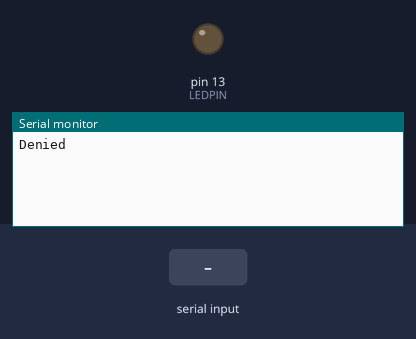
A sketch run on a simulated Arduino Uno, built with avr-gcc and run on an emulated ATmega328P. Shown: output pins drawn as LEDs (lit = HIGH), the last lines printed to the serial monitor. The inputs (shaded band) are chosen by the test bench.

Above: at 1.2 s.
1.3 s: "5300292DD087" received over the second serial link
At 2.7 s:
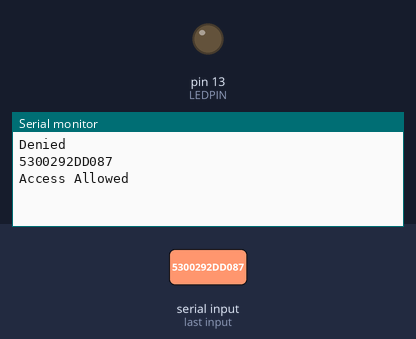
3.8 s: "1" received over the second serial link
At 5.3 s:
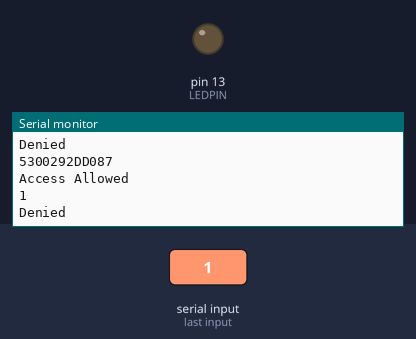

The sketch:

RFID_ACCESS_SMALL.ino
```cpp
#include<SoftwareSerial.h>

SoftwareSerial mySerial(6,7);

#define LEDPIN 13
char tag[] ="53002913C4AD"; // Replace with your own Tag ID
char input[12];        // A variable to store the Tag ID being presented
int count = 0;        // A counter variable to navigate through the input[] character array
boolean flag = true;     // A variable to store the Tag match status
void setup()
{
  Serial.begin(9600);   // Initialise Serial Communication with the Serial Monitor
  mySerial.begin(9600);
  pinMode(LEDPIN,OUTPUT); //WRONG TAG INDICATOR
}
void loop()
{
  String id;
  if(mySerial.available())
  {
     id = mySerial.readString();
     Serial.println(id) ;
     flag = true;
    }
  if (flag && id.equals("5300292DD087")){
  Serial.println("Access Allowed");
  flag = false;
  }
  else if (flag)
  Serial.println("Denied ");
  flag = false;
}
```

Measured:
- after the input at 1.3 s, the serial monitor: prints a new line after 1.0 s (image 1)
- after the input at 3.8 s, the serial monitor: prints a new line after 1.0 s (image 2)
